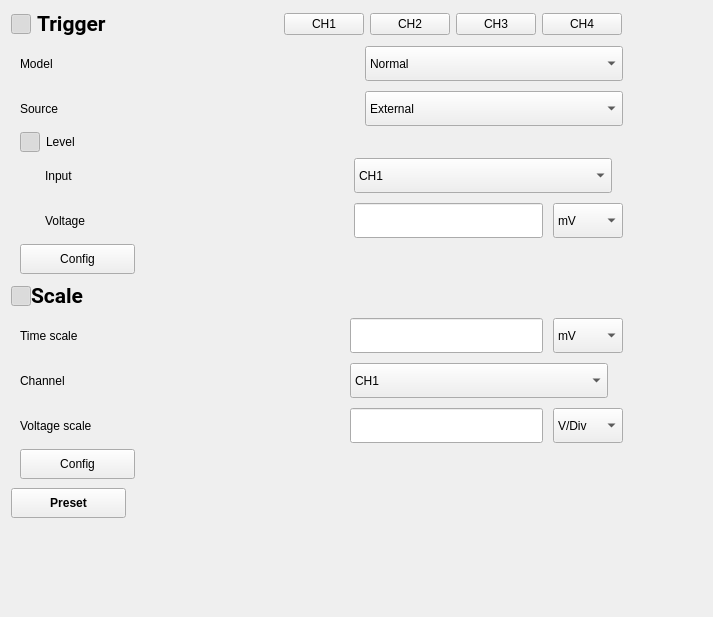
<?xml version="1.0" encoding="UTF-8"?>
<ui version="4.0">
 <class>wgContentRtm3004</class>
 <widget class="QWidget" name="wgContentRtm3004">
  <property name="geometry">
   <rect>
    <x>0</x>
    <y>0</y>
    <width>713</width>
    <height>617</height>
   </rect>
  </property>
  <property name="windowTitle">
   <string>Form</string>
  </property>
  <layout class="QHBoxLayout" name="horizontalLayout_6">
   <property name="spacing">
    <number>0</number>
   </property>
   <item>
    <layout class="QVBoxLayout" name="verticalLayout_5">
     <item>
      <layout class="QVBoxLayout" name="verticalLayout_4">
       <property name="spacing">
        <number>0</number>
       </property>
       <item>
        <layout class="QVBoxLayout" name="verticalLayout">
         <item>
          <layout class="QHBoxLayout" name="horizontalLayout_2">
           <property name="spacing">
            <number>6</number>
           </property>
           <property name="rightMargin">
            <number>10</number>
           </property>
           <item>
            <widget class="QPushButton" name="btnTrigger">
             <property name="minimumSize">
              <size>
               <width>20</width>
               <height>20</height>
              </size>
             </property>
             <property name="maximumSize">
              <size>
               <width>20</width>
               <height>20</height>
              </size>
             </property>
             <property name="cursor">
              <cursorShape>PointingHandCursor</cursorShape>
             </property>
             <property name="text">
              <string/>
             </property>
             <property name="icon">
              <iconset resource="../../res.qrc">
               <normaloff>:/icon/btnCloseExpan.png</normaloff>
               <normalon>:/icon/btnOpenExpan.png</normalon>:/icon/btnCloseExpan.png</iconset>
             </property>
             <property name="checkable">
              <bool>true</bool>
             </property>
             <property name="checked">
              <bool>true</bool>
             </property>
            </widget>
           </item>
           <item>
            <widget class="QLabel" name="label_2">
             <property name="minimumSize">
              <size>
               <width>150</width>
               <height>0</height>
              </size>
             </property>
             <property name="maximumSize">
              <size>
               <width>150</width>
               <height>16777215</height>
              </size>
             </property>
             <property name="font">
              <font>
               <family>Roboto</family>
               <pointsize>16</pointsize>
               <bold>true</bold>
              </font>
             </property>
             <property name="text">
              <string>Trigger</string>
             </property>
            </widget>
           </item>
           <item>
            <spacer name="horizontalSpacer_2">
             <property name="orientation">
              <enum>Qt::Orientation::Horizontal</enum>
             </property>
             <property name="sizeHint" stdset="0">
              <size>
               <width>40</width>
               <height>20</height>
              </size>
             </property>
            </spacer>
           </item>
           <item>
            <widget class="QPushButton" name="pushButton_4">
             <property name="text">
              <string>CH1</string>
             </property>
            </widget>
           </item>
           <item>
            <widget class="QPushButton" name="pushButton_3">
             <property name="text">
              <string>CH2</string>
             </property>
            </widget>
           </item>
           <item>
            <widget class="QPushButton" name="pushButton_2">
             <property name="text">
              <string>CH3</string>
             </property>
            </widget>
           </item>
           <item>
            <widget class="QPushButton" name="pushButton">
             <property name="text">
              <string>CH4</string>
             </property>
            </widget>
           </item>
          </layout>
         </item>
         <item>
          <widget class="QWidget" name="wgTrigger" native="true">
           <property name="minimumSize">
            <size>
             <width>0</width>
             <height>0</height>
            </size>
           </property>
           <property name="maximumSize">
            <size>
             <width>624</width>
             <height>16777215</height>
            </size>
           </property>
           <property name="styleSheet">
            <string notr="true"/>
           </property>
           <layout class="QVBoxLayout" name="verticalLayout_2">
            <item>
             <layout class="QGridLayout" name="gridLayout_2">
              <property name="horizontalSpacing">
               <number>232</number>
              </property>
              <property name="verticalSpacing">
               <number>10</number>
              </property>
              <item row="0" column="0">
               <widget class="QLabel" name="label">
                <property name="text">
                 <string>Model</string>
                </property>
               </widget>
              </item>
              <item row="0" column="1">
               <widget class="QComboBox" name="comboBox">
                <property name="minimumSize">
                 <size>
                  <width>258</width>
                  <height>35</height>
                 </size>
                </property>
                <property name="maximumSize">
                 <size>
                  <width>258</width>
                  <height>16777215</height>
                 </size>
                </property>
                <property name="cursor">
                 <cursorShape>PointingHandCursor</cursorShape>
                </property>
                <item>
                 <property name="text">
                  <string>Normal</string>
                 </property>
                </item>
               </widget>
              </item>
              <item row="1" column="0">
               <widget class="QLabel" name="label_3">
                <property name="text">
                 <string>Source</string>
                </property>
               </widget>
              </item>
              <item row="1" column="1">
               <widget class="QComboBox" name="comboBox_2">
                <property name="minimumSize">
                 <size>
                  <width>258</width>
                  <height>35</height>
                 </size>
                </property>
                <property name="maximumSize">
                 <size>
                  <width>258</width>
                  <height>16777215</height>
                 </size>
                </property>
                <property name="cursor">
                 <cursorShape>PointingHandCursor</cursorShape>
                </property>
                <item>
                 <property name="text">
                  <string>External</string>
                 </property>
                </item>
               </widget>
              </item>
             </layout>
            </item>
            <item>
             <layout class="QHBoxLayout" name="horizontalLayout">
              <item>
               <widget class="QPushButton" name="btnLevel">
                <property name="minimumSize">
                 <size>
                  <width>20</width>
                  <height>20</height>
                 </size>
                </property>
                <property name="maximumSize">
                 <size>
                  <width>20</width>
                  <height>20</height>
                 </size>
                </property>
                <property name="cursor">
                 <cursorShape>PointingHandCursor</cursorShape>
                </property>
                <property name="text">
                 <string/>
                </property>
                <property name="icon">
                 <iconset resource="../../res.qrc">
                  <normaloff>:/icon/btnCloseExpan.png</normaloff>
                  <normalon>:/icon/btnOpenExpan.png</normalon>:/icon/btnCloseExpan.png</iconset>
                </property>
                <property name="checkable">
                 <bool>true</bool>
                </property>
                <property name="checked">
                 <bool>true</bool>
                </property>
               </widget>
              </item>
              <item>
               <widget class="QLabel" name="label_4">
                <property name="minimumSize">
                 <size>
                  <width>41</width>
                  <height>0</height>
                 </size>
                </property>
                <property name="maximumSize">
                 <size>
                  <width>41</width>
                  <height>16777215</height>
                 </size>
                </property>
                <property name="text">
                 <string>Level</string>
                </property>
               </widget>
              </item>
              <item>
               <spacer name="horizontalSpacer">
                <property name="orientation">
                 <enum>Qt::Orientation::Horizontal</enum>
                </property>
                <property name="sizeHint" stdset="0">
                 <size>
                  <width>40</width>
                  <height>20</height>
                 </size>
                </property>
               </spacer>
              </item>
             </layout>
            </item>
            <item>
             <widget class="QWidget" name="wglevel" native="true">
              <layout class="QGridLayout" name="gridLayout">
               <property name="leftMargin">
                <number>25</number>
               </property>
               <property name="topMargin">
                <number>0</number>
               </property>
               <property name="rightMargin">
                <number>0</number>
               </property>
               <property name="bottomMargin">
                <number>0</number>
               </property>
               <property name="horizontalSpacing">
                <number>268</number>
               </property>
               <property name="verticalSpacing">
                <number>10</number>
               </property>
               <item row="0" column="0">
                <widget class="QLabel" name="label_5">
                 <property name="text">
                  <string>Input</string>
                 </property>
                </widget>
               </item>
               <item row="0" column="1">
                <widget class="QComboBox" name="comboBox_3">
                 <property name="minimumSize">
                  <size>
                   <width>258</width>
                   <height>35</height>
                  </size>
                 </property>
                 <property name="maximumSize">
                  <size>
                   <width>258</width>
                   <height>16777215</height>
                  </size>
                 </property>
                 <property name="cursor">
                  <cursorShape>PointingHandCursor</cursorShape>
                 </property>
                 <item>
                  <property name="text">
                   <string>CH1</string>
                  </property>
                 </item>
                </widget>
               </item>
               <item row="1" column="0">
                <widget class="QLabel" name="label_6">
                 <property name="text">
                  <string>Voltage</string>
                 </property>
                </widget>
               </item>
               <item row="1" column="1">
                <layout class="QHBoxLayout" name="horizontalLayout_3">
                 <property name="spacing">
                  <number>10</number>
                 </property>
                 <item>
                  <widget class="QLineEdit" name="lineEdit">
                   <property name="minimumSize">
                    <size>
                     <width>0</width>
                     <height>35</height>
                    </size>
                   </property>
                  </widget>
                 </item>
                 <item>
                  <widget class="QComboBox" name="comboBox_4">
                   <property name="minimumSize">
                    <size>
                     <width>70</width>
                     <height>35</height>
                    </size>
                   </property>
                   <property name="cursor">
                    <cursorShape>PointingHandCursor</cursorShape>
                   </property>
                   <item>
                    <property name="text">
                     <string>mV</string>
                    </property>
                   </item>
                  </widget>
                 </item>
                </layout>
               </item>
              </layout>
             </widget>
            </item>
            <item>
             <layout class="QHBoxLayout" name="horizontalLayout_7">
              <item>
               <widget class="QPushButton" name="pushButton_5">
                <property name="minimumSize">
                 <size>
                  <width>115</width>
                  <height>30</height>
                 </size>
                </property>
                <property name="cursor">
                 <cursorShape>PointingHandCursor</cursorShape>
                </property>
                <property name="text">
                 <string>Config</string>
                </property>
               </widget>
              </item>
              <item>
               <spacer name="horizontalSpacer_5">
                <property name="minimumSize">
                 <size>
                  <width>115</width>
                  <height>30</height>
                 </size>
                </property>
                <property name="orientation">
                 <enum>Qt::Orientation::Horizontal</enum>
                </property>
                <property name="sizeHint" stdset="0">
                 <size>
                  <width>112</width>
                  <height>27</height>
                 </size>
                </property>
               </spacer>
              </item>
             </layout>
            </item>
           </layout>
          </widget>
         </item>
        </layout>
       </item>
       <item>
        <layout class="QHBoxLayout" name="horizontalLayout_4">
         <item>
          <widget class="QPushButton" name="btnScale">
           <property name="minimumSize">
            <size>
             <width>20</width>
             <height>20</height>
            </size>
           </property>
           <property name="maximumSize">
            <size>
             <width>20</width>
             <height>20</height>
            </size>
           </property>
           <property name="cursor">
            <cursorShape>PointingHandCursor</cursorShape>
           </property>
           <property name="text">
            <string/>
           </property>
           <property name="icon">
            <iconset resource="../../res.qrc">
             <normaloff>:/icon/btnCloseExpan.png</normaloff>
             <normalon>:/icon/btnOpenExpan.png</normalon>:/icon/btnCloseExpan.png</iconset>
           </property>
           <property name="checkable">
            <bool>true</bool>
           </property>
           <property name="checked">
            <bool>true</bool>
           </property>
          </widget>
         </item>
         <item>
          <widget class="QLabel" name="label_7">
           <property name="minimumSize">
            <size>
             <width>150</width>
             <height>0</height>
            </size>
           </property>
           <property name="maximumSize">
            <size>
             <width>150</width>
             <height>16777215</height>
            </size>
           </property>
           <property name="font">
            <font>
             <family>Roboto</family>
             <pointsize>16</pointsize>
             <bold>true</bold>
            </font>
           </property>
           <property name="text">
            <string>Scale</string>
           </property>
          </widget>
         </item>
         <item>
          <spacer name="horizontalSpacer_3">
           <property name="orientation">
            <enum>Qt::Orientation::Horizontal</enum>
           </property>
           <property name="sizeHint" stdset="0">
            <size>
             <width>40</width>
             <height>20</height>
            </size>
           </property>
          </spacer>
         </item>
        </layout>
       </item>
       <item>
        <widget class="QWidget" name="wgScale" native="true">
         <property name="minimumSize">
          <size>
           <width>0</width>
           <height>0</height>
          </size>
         </property>
         <property name="maximumSize">
          <size>
           <width>624</width>
           <height>16777215</height>
          </size>
         </property>
         <property name="styleSheet">
          <string notr="true"/>
         </property>
         <layout class="QVBoxLayout" name="verticalLayout_3">
          <item>
           <layout class="QGridLayout" name="gridLayout_3">
            <property name="horizontalSpacing">
             <number>258</number>
            </property>
            <property name="verticalSpacing">
             <number>10</number>
            </property>
            <item row="0" column="0">
             <widget class="QLabel" name="label_11">
              <property name="text">
               <string>Time scale</string>
              </property>
             </widget>
            </item>
            <item row="0" column="1">
             <layout class="QHBoxLayout" name="horizontalLayout_8">
              <property name="spacing">
               <number>10</number>
              </property>
              <item>
               <widget class="QLineEdit" name="lineEdit_3">
                <property name="minimumSize">
                 <size>
                  <width>0</width>
                  <height>35</height>
                 </size>
                </property>
               </widget>
              </item>
              <item>
               <widget class="QComboBox" name="comboBox_9">
                <property name="minimumSize">
                 <size>
                  <width>70</width>
                  <height>35</height>
                 </size>
                </property>
                <property name="cursor">
                 <cursorShape>PointingHandCursor</cursorShape>
                </property>
                <item>
                 <property name="text">
                  <string>mV</string>
                 </property>
                </item>
               </widget>
              </item>
             </layout>
            </item>
            <item row="1" column="0">
             <widget class="QLabel" name="label_12">
              <property name="text">
               <string>Channel</string>
              </property>
             </widget>
            </item>
            <item row="1" column="1">
             <widget class="QComboBox" name="comboBox_5">
              <property name="minimumSize">
               <size>
                <width>258</width>
                <height>35</height>
               </size>
              </property>
              <property name="maximumSize">
               <size>
                <width>258</width>
                <height>16777215</height>
               </size>
              </property>
              <item>
               <property name="text">
                <string>CH1</string>
               </property>
              </item>
             </widget>
            </item>
            <item row="2" column="0">
             <widget class="QLabel" name="label_13">
              <property name="text">
               <string>Voltage scale</string>
              </property>
             </widget>
            </item>
            <item row="2" column="1">
             <layout class="QHBoxLayout" name="horizontalLayout_9">
              <property name="spacing">
               <number>10</number>
              </property>
              <item>
               <widget class="QLineEdit" name="lineEdit_4">
                <property name="minimumSize">
                 <size>
                  <width>0</width>
                  <height>35</height>
                 </size>
                </property>
               </widget>
              </item>
              <item>
               <widget class="QComboBox" name="comboBox_10">
                <property name="minimumSize">
                 <size>
                  <width>70</width>
                  <height>35</height>
                 </size>
                </property>
                <property name="cursor">
                 <cursorShape>PointingHandCursor</cursorShape>
                </property>
                <item>
                 <property name="text">
                  <string>V/Div</string>
                 </property>
                </item>
               </widget>
              </item>
             </layout>
            </item>
           </layout>
          </item>
          <item>
           <layout class="QGridLayout" name="gridLayout_4">
            <property name="verticalSpacing">
             <number>10</number>
            </property>
            <item row="0" column="0">
             <widget class="QPushButton" name="pushButton_8">
              <property name="minimumSize">
               <size>
                <width>115</width>
                <height>30</height>
               </size>
              </property>
              <property name="cursor">
               <cursorShape>PointingHandCursor</cursorShape>
              </property>
              <property name="text">
               <string>Config</string>
              </property>
             </widget>
            </item>
            <item row="0" column="1">
             <spacer name="horizontalSpacer_4">
              <property name="orientation">
               <enum>Qt::Orientation::Horizontal</enum>
              </property>
              <property name="sizeHint" stdset="0">
               <size>
                <width>40</width>
                <height>20</height>
               </size>
              </property>
             </spacer>
            </item>
           </layout>
          </item>
         </layout>
        </widget>
       </item>
      </layout>
     </item>
     <item>
      <layout class="QHBoxLayout" name="horizontalLayout_5">
       <item>
        <widget class="QPushButton" name="pushButton_9">
         <property name="minimumSize">
          <size>
           <width>115</width>
           <height>30</height>
          </size>
         </property>
         <property name="font">
          <font>
           <bold>true</bold>
          </font>
         </property>
         <property name="cursor">
          <cursorShape>PointingHandCursor</cursorShape>
         </property>
         <property name="text">
          <string>Preset</string>
         </property>
        </widget>
       </item>
       <item>
        <spacer name="horizontalSpacer_7">
         <property name="orientation">
          <enum>Qt::Orientation::Horizontal</enum>
         </property>
         <property name="sizeHint" stdset="0">
          <size>
           <width>40</width>
           <height>20</height>
          </size>
         </property>
        </spacer>
       </item>
      </layout>
     </item>
     <item>
      <spacer name="verticalSpacer">
       <property name="orientation">
        <enum>Qt::Orientation::Vertical</enum>
       </property>
       <property name="sizeHint" stdset="0">
        <size>
         <width>621</width>
         <height>78</height>
        </size>
       </property>
      </spacer>
     </item>
    </layout>
   </item>
   <item>
    <spacer name="horizontalSpacer_6">
     <property name="orientation">
      <enum>Qt::Orientation::Horizontal</enum>
     </property>
     <property name="sizeHint" stdset="0">
      <size>
       <width>0</width>
       <height>20</height>
      </size>
     </property>
    </spacer>
   </item>
  </layout>
 </widget>
 <resources>
  <include location="../../res.qrc"/>
 </resources>
 <connections/>
</ui>
